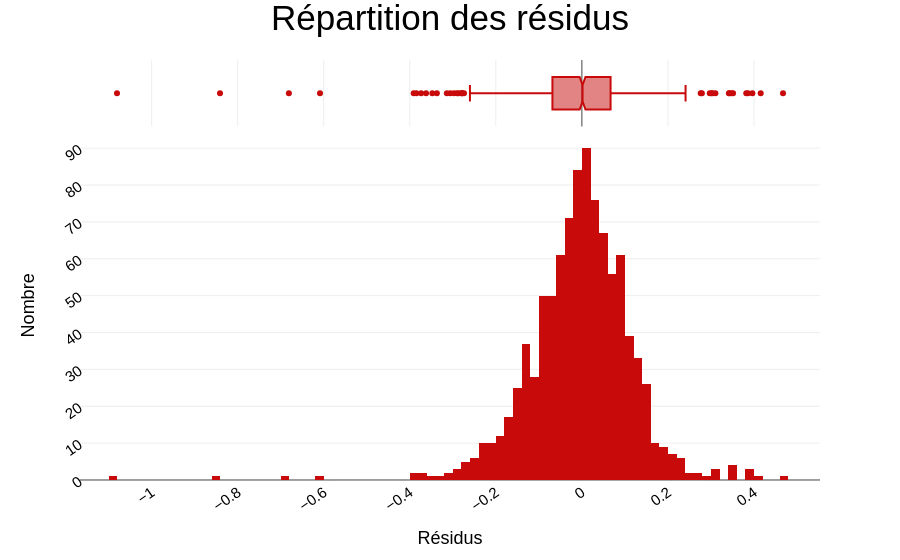

The notebook cell this image was saved under:
### Markdown cell above
#### Forme des résidus

Il s'agit de vérifier que les résidus sont centrés en zéro, symétriques (loi normale centrée réduite)

### Code cell
residuals_density = px.histogram(
    df_train, x="residus", marginal="box", color_discrete_sequence=[rouge]
)

residuals_density.update_layout(
    title_text="Répartition des résidus",
    xaxis_title=res,
    yaxis_title="Nombre",
    showlegend=False,
)

residuals_density.show()

### Figure 1 — Plotly figure (JSON) as saved in the notebook; plotly's stock layout.template omitted (floating-point values rounded to 4 significant figures; data arrays with more than 128 entries replaced by an {"elided": "..."} marker saying what was removed)
{"data": [{"alignmentgroup": "True", "bingroup": "x", "hovertemplate": "residus=%{x}<br>count=%{y}<extra></extra>", "legendgroup": "", "marker": {"color": "rgb(200, 10, 10)", "pattern": {"shape": ""}}, "name": "", "offsetgroup": "", "orientation": "v", "showlegend": false, "type": "histogram", "x": {"elided": "978 float values"}, "xaxis": "x", "yaxis": "y"}, {"alignmentgroup": "True", "hovertemplate": "residus=%{x}<extra></extra>", "legendgroup": "", "marker": {"color": "rgb(200, 10, 10)"}, "name": "", "notched": true, "offsetgroup": "", "showlegend": false, "type": "box", "x": {"elided": "978 float values"}, "xaxis": "x2", "yaxis": "y2"}], "layout": {"barmode": "relative", "legend": {"tracegroupgap": 0}, "margin": {"t": 60}, "showlegend": false, "title": {"text": "Répartition des résidus"}, "xaxis": {"anchor": "y", "domain": [0, 1], "title": {"text": "Résidus"}}, "xaxis2": {"anchor": "y2", "domain": [0, 1], "matches": "x", "showgrid": true, "showticklabels": false}, "yaxis": {"anchor": "x", "domain": [0, 0.8316], "title": {"text": "Nombre"}}, "yaxis2": {"anchor": "x2", "domain": [0.8416, 1], "matches": "y2", "showgrid": false, "showline": false, "showticklabels": false, "ticks": ""}}}
